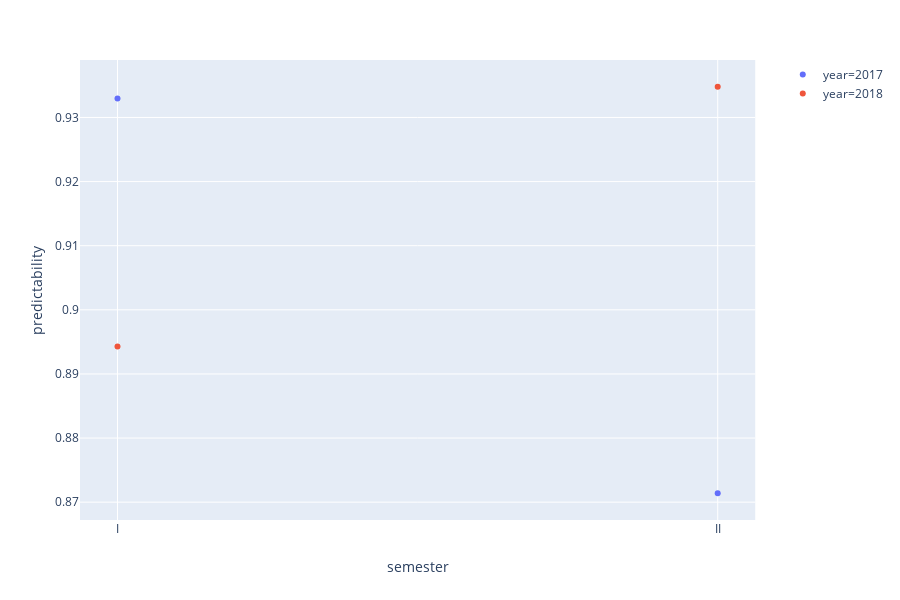

Notebook source saved alongside this figure:
### Markdown cell above
### Localidades with higher predictability values

### Code cell
df_localidad = df_prediction[df_prediction["localidad"] == "CIUDAD BOLIVAR"]
fig = px.scatter(df_localidad, x="semester", y="predictability",color="year")
fig.show()

### Figure 1 — Plotly figure (JSON) as saved in the notebook; plotly's stock layout.template omitted (floating-point values rounded to 4 significant figures)
{"data": [{"hoverlabel": {"namelength": 0}, "hovertemplate": "year=2017<br>semester=%{x}<br>predictability=%{y}", "legendgroup": "year=2017", "marker": {"color": "#636efa", "symbol": "circle"}, "mode": "markers", "name": "year=2017", "showlegend": true, "type": "scatter", "x": ["I", "II"], "xaxis": "x", "y": ["0.9329701349662878", "0.8713911576050366"], "yaxis": "y"}, {"hoverlabel": {"namelength": 0}, "hovertemplate": "year=2018<br>semester=%{x}<br>predictability=%{y}", "legendgroup": "year=2018", "marker": {"color": "#EF553B", "symbol": "circle"}, "mode": "markers", "name": "year=2018", "showlegend": true, "type": "scatter", "x": ["I", "II"], "xaxis": "x", "y": ["0.8942817408932389", "0.934792739395124"], "yaxis": "y"}], "layout": {"height": 600, "legend": {"tracegroupgap": 0}, "margin": {"t": 60}, "xaxis": {"anchor": "y", "domain": [0, 0.98], "title": {"text": "semester"}}, "yaxis": {"anchor": "x", "domain": [0, 1], "title": {"text": "predictability"}}}}
